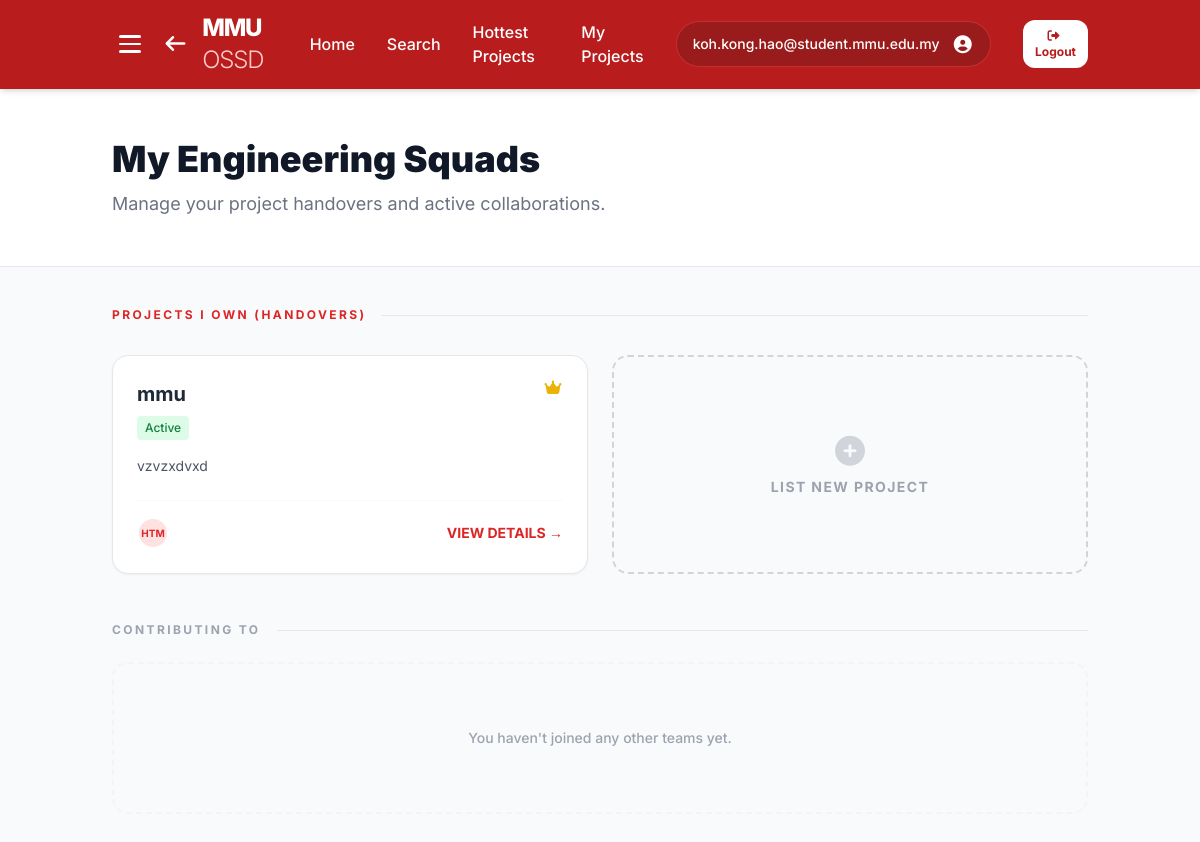
Before: /my_projects (signed in) with the older database file.
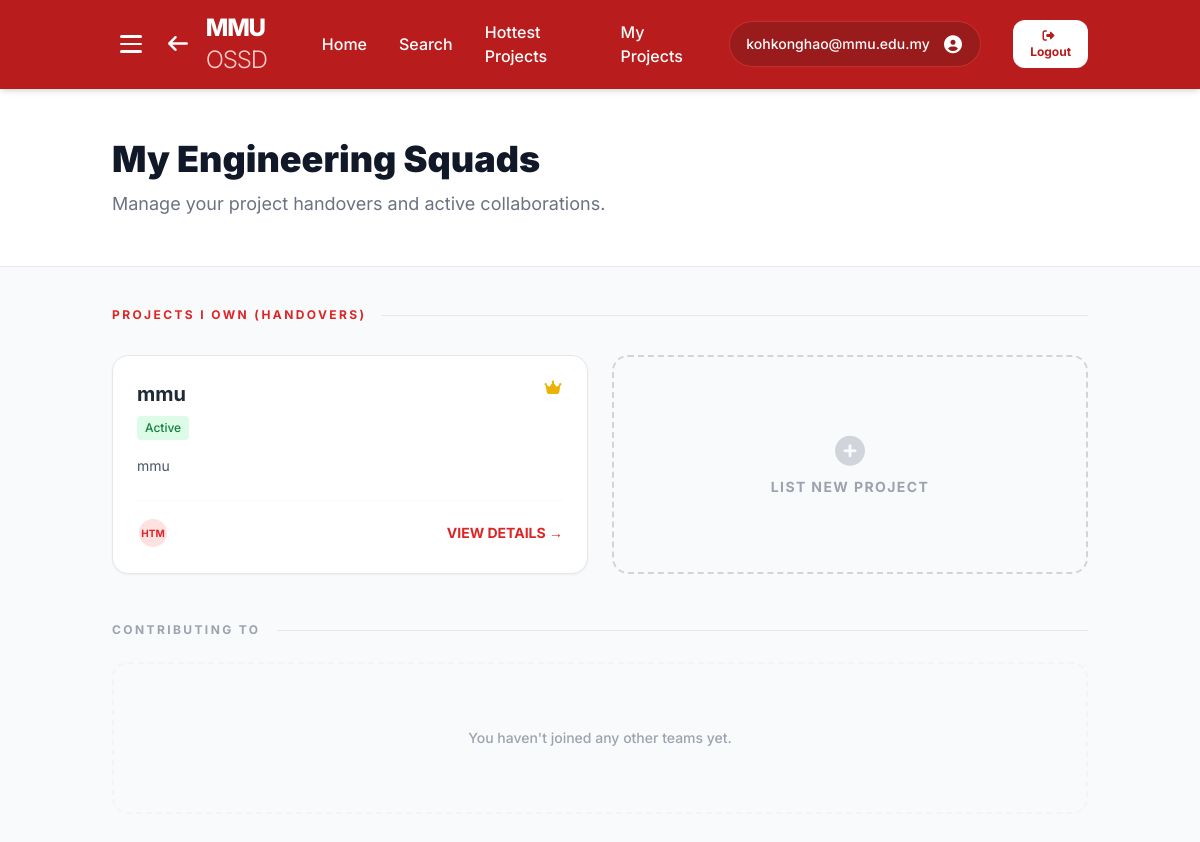
After: the same page with the newer database file.
### website/models.py (models this page shows)
class User(db.Model):
    __tablename__ = 'users'
    id = db.Column(db.Integer, primary_key=True, autoincrement=True)
    email = db.Column(db.String(255), unique=True, nullable=False)
    password_hash = db.Column(db.String(255))
    name = db.Column(db.String(255), nullable=False, default='MMU Student')
    is_admin = db.Column(db.Boolean, default=False, nullable=False)
    faculty = db.Column(db.String(255), nullable=False, default='Faculty of Computing & Informatics')
    bio = db.Column(db.Text, default='')
    avatar_path = db.Column(db.String(255), default='')
    interests = db.Column(db.Text, default='')  # Comma-separated project interests
    rank = db.Column(db.Integer, nullable=False, default=0)
    karma = db.Column(db.Integer, nullable=False, default=0)
    created_at = db.Column(db.DateTime, nullable=False, default=datetime.now(MYT))
    is_verified = db.Column(db.Boolean, default=False)
    is_admin = db.Column(db.Boolean, default=False)  # Admin privilege for content moderation
    otp = db.Column(db.String(6), nullable=True)
    last_seen = db.Column(db.DateTime, nullable=True)
    skills = db.relationship('Skill', backref='user', lazy=True, cascade='all, delete-orphan')
    badges = db.relationship('Badge', backref='user', lazy=True, cascade='all, delete-orphan')
    comments = db.relationship('Comment', backref='user', lazy=True, cascade='all, delete-orphan')
    projects = db.relationship('Project', backref='user', lazy=True, cascade='all, delete-orphan')
    suggestions = db.relationship('Suggestion', backref='user', lazy=True, cascade='all, delete-orphan')
    questions = db.relationship('Question', backref='author', lazy=True, cascade='all, delete-orphan')
    question_likes = db.relationship('QuestionLike', backref='user', lazy=True, cascade='all, delete-orphan')
    question_favorites = db.relationship('QuestionFavorite', backref='user', lazy=True, cascade='all, delete-orphan')
    question_comments = db.relationship('QuestionComment', backref='user', lazy=True, cascade='all, delete-orphan')
    starred_projects = db.relationship('ProjectStar', backref='user', lazy=True, cascade='all, delete-orphan')
    settings = db.relationship('UserSettings', backref='user', uselist=False, cascade='all, delete-orphan')

class Project(db.Model):
    __tablename__ = 'projects'
    id = db.Column(db.Integer, primary_key=True, autoincrement=True)
    user_id = db.Column(db.Integer, db.ForeignKey('users.id', ondelete='CASCADE'), nullable=False)
    project_name = db.Column(db.String(255), nullable=False)
    description = db.Column(db.Text, default='')
    status = db.Column(db.String(50), nullable=False, default='Active')
    repo_url = db.Column(db.String(255), default='')
    languages = db.Column(db.String(255), default='')
    roles_needed = db.Column(db.String(255), default='')
    contributors = db.Column(db.String(50), default='1')
    created_at = db.Column(db.DateTime, nullable=False, default=datetime.now(MYT))
    views = db.Column(db.Integer, default=0)
    images = db.relationship('ProjectImage', backref='project', lazy=True, cascade='all, delete-orphan')
    suggestions = db.relationship('Suggestion', backref='project', lazy=True, cascade='all, delete-orphan')
    members = db.relationship('ProjectMember', backref='project', lazy='subquery', cascade='all, delete-orphan')
    stars = db.relationship('ProjectStar', backref='project', lazy=True, cascade='all, delete-orphan')

### website/views.py (the view)
@views.route('/my_projects')
def my_projects():
    current_user = get_current_user()
    if not current_user or 'user_email' not in session:
        flash("Please login to view your projects.", "error")
        return redirect(url_for('views.login'))
    own_projects = Project.query.filter(
        Project.user_id == current_user.id,
        Project.status != 'Suspended'
    ).order_by(Project.created_at.desc()).all()
    memberships = current_user.project_memberships.all()
    joined_projects = [
        membership.project for membership in memberships
        if membership.project.status != 'Suspended'
    ]
    current_user.last_seen = datetime.now(timezone.utc)
    db.session.commit()
    return render_template("My_Projects.html", own_projects=own_projects, joined_projects=joined_projects)

### website/views.py (called while the page is built)
def get_current_user():
    email = session.get('user_email', 'student@mmu.edu.my')
    user = User.query.filter_by(email=email).first()
    return user

### website/templates/My_Projects.html (shortened to what the changed rows need)
<!DOCTYPE html>
<html lang="en">
<head>
    <script src="https://cdn.tailwindcss.com"></script>
    <link href="https://cdnjs.cloudflare.com/ajax/libs/font-awesome/7.0.1/css/all.min.css" rel="stylesheet">
</head>
<body class="bg-gray-50 text-gray-900">
<nav class="bg-red-700 text-white shadow-md sticky top-0 z-50">
    <div class="container mx-auto px-6 py-3 flex items-center justify-between">
        <div class="flex items-center gap-4">
            <a href="{{ url_for('views.home') }}" class="hover:opacity-80 transition flex items-center gap-4">
                <h1 class="text-2xl font-extrabold tracking-tighter">
                    MMU <span class="font-light text-red-200">OSSD</span>
                </h1>
            </a>
        </div>
        <div class="hidden md:flex space-x-8 items-center font-medium">
            <a href="{{ url_for('views.profile') }}" class="bg-red-800 px-4 py-2 rounded-full flex items-center space-x-3 border border-red-500/50 cursor-pointer hover:bg-red-900 transition">
                <span id="nav-email" class="text-sm">{{ session.get('user_email', 'Guest') }}</span>
                <i class="fas fa-user-circle text-lg"></i>
            </a>
        </div>
    </div>
</nav>
<header class="bg-white border-b py-12">
    <div class="container mx-auto px-6">
        <h2 class="text-4xl font-black text-gray-900 leading-tight">My Engineering Squads</h2>
    </div>
</header>
<main class="container mx-auto px-6 py-10">
    <section class="mb-12">
        <div class="grid grid-cols-1 md:grid-cols-2 gap-6">
            {% for project in own_projects %}
            <div class="bg-white p-6 rounded-2xl border border-gray-200 shadow-sm hover:shadow-md transition flex flex-col">
                <div class="flex justify-between items-start mb-4">
                    <div>
                        <h4 class="text-xl font-bold text-gray-800">{{ project.project_name }}</h4>
                        <span class="text-xs font-medium bg-green-100 text-green-700 px-2 py-1 rounded mt-2 inline-block">{{ project.status }}</span>
                    </div>
                    <i class="fas fa-crown text-yellow-500" title="Project Lead"></i>
                </div>
                <p class="text-gray-600 text-sm mb-6 flex-grow">{{ project.description }}</p>
                <div class="flex items-center justify-between pt-4 border-t border-gray-50 mt-auto">
                    <div class="flex -space-x-2">
                        <div class="w-8 h-8 rounded-full bg-red-100 border-2 border-white flex items-center justify-center text-[10px] font-bold text-red-600">
                            {{ project.languages.split(',')[0][:3] | upper if project.languages else 'N/A' }}
                        </div>
                    </div>
                    <a href="{{ url_for('views.project_page', project_id=project.id) }}" class="text-sm font-bold text-red-600 hover:text-red-700">
                        VIEW DETAILS →
                    </a>
                </div>
            </div>
            {% endfor %}
        </div>
    </section>
</main>
</body>
</html>

Changed rows visible on the page:
changed User: get "koh.kong.hao@student.mmu.edu.my" → "kohkonghao@mmu.edu.my"
changed Project "mmu": description "vzvzxdvxd" → "mmu"
